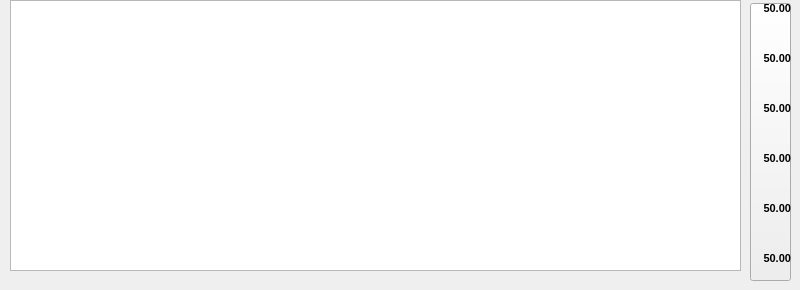
     <widget class="QWidget" name="Main_Grafic_page">
      <widget class="QGraphicsView" name="main_graphicsView">
       <property name="geometry">
        <rect>
         <x>10</x>
         <y>0</y>
         <width>731</width>
         <height>271</height>
        </rect>
       </property>
      </widget>
      <widget class="QLabel" name="main_graphic_70Scale1_label_1">
       <property name="geometry">
        <rect>
         <x>750</x>
         <y>0</y>
         <width>41</width>
         <height>16</height>
        </rect>
       </property>
       <property name="font">
        <font>
         <family>Arial</family>
         <pointsize>8</pointsize>
         <weight>75</weight>
         <bold>true</bold>
        </font>
       </property>
       <property name="text">
        <string>50.00</string>
       </property>
       <property name="alignment">
        <set>Qt::AlignRight|Qt::AlignTrailing|Qt::AlignVCenter</set>
       </property>
      </widget>
      <widget class="QLabel" name="main_graphic_70Scale2_label_2">
       <property name="geometry">
        <rect>
         <x>750</x>
         <y>50</y>
         <width>41</width>
         <height>16</height>
        </rect>
       </property>
       <property name="font">
        <font>
         <family>Arial</family>
         <pointsize>8</pointsize>
         <weight>75</weight>
         <bold>true</bold>
        </font>
       </property>
       <property name="text">
        <string>50.00</string>
       </property>
       <property name="alignment">
        <set>Qt::AlignRight|Qt::AlignTrailing|Qt::AlignVCenter</set>
       </property>
      </widget>
      <widget class="QLabel" name="main_graphic_70Scale3_label_3">
       <property name="geometry">
        <rect>
         <x>750</x>
         <y>100</y>
         <width>41</width>
         <height>16</height>
        </rect>
       </property>
       <property name="font">
        <font>
         <family>Arial</family>
         <pointsize>8</pointsize>
         <weight>75</weight>
         <bold>true</bold>
        </font>
       </property>
       <property name="text">
        <string>50.00</string>
       </property>
       <property name="alignment">
        <set>Qt::AlignRight|Qt::AlignTrailing|Qt::AlignVCenter</set>
       </property>
      </widget>
      <widget class="QLabel" name="main_graphic_70Scale4_label_4">
       <property name="geometry">
        <rect>
         <x>750</x>
         <y>150</y>
         <width>41</width>
         <height>16</height>
        </rect>
       </property>
       <property name="font">
        <font>
         <family>Arial</family>
         <pointsize>8</pointsize>
         <weight>75</weight>
         <bold>true</bold>
        </font>
       </property>
       <property name="text">
        <string>50.00</string>
       </property>
       <property name="alignment">
        <set>Qt::AlignRight|Qt::AlignTrailing|Qt::AlignVCenter</set>
       </property>
      </widget>
      <widget class="QLabel" name="main_graphic_70Scale5_label_5">
       <property name="geometry">
        <rect>
         <x>750</x>
         <y>200</y>
         <width>41</width>
         <height>16</height>
        </rect>
       </property>
       <property name="font">
        <font>
         <family>Arial</family>
         <pointsize>8</pointsize>
         <weight>75</weight>
         <bold>true</bold>
        </font>
       </property>
       <property name="text">
        <string>50.00</string>
       </property>
       <property name="alignment">
        <set>Qt::AlignRight|Qt::AlignTrailing|Qt::AlignVCenter</set>
       </property>
      </widget>
      <widget class="QLabel" name="main_graphic_70Scale6_label_6">
       <property name="geometry">
        <rect>
         <x>750</x>
         <y>250</y>
         <width>41</width>
         <height>16</height>
        </rect>
       </property>
       <property name="font">
        <font>
         <family>Arial</family>
         <pointsize>8</pointsize>
         <weight>75</weight>
         <bold>true</bold>
        </font>
       </property>
       <property name="text">
        <string>50.00</string>
       </property>
       <property name="alignment">
        <set>Qt::AlignRight|Qt::AlignTrailing|Qt::AlignVCenter</set>
       </property>
      </widget>
      <widget class="QPushButton" name="main_graphic_70ScaleNumber_pushButton">
       <property name="geometry">
        <rect>
         <x>750</x>
         <y>3</y>
         <width>41</width>
         <height>278</height>
        </rect>
       </property>
       <property name="text">
        <string/>
       </property>
      </widget>
      <zorder>main_graphicsView</zorder>
      <zorder>main_graphic_70ScaleNumber_pushButton</zorder>
      <zorder>main_graphic_70Scale1_label_1</zorder>
      <zorder>main_graphic_70Scale2_label_2</zorder>
      <zorder>main_graphic_70Scale3_label_3</zorder>
      <zorder>main_graphic_70Scale4_label_4</zorder>
      <zorder>main_graphic_70Scale5_label_5</zorder>
      <zorder>main_graphic_70Scale6_label_6</zorder>
     </widget>
